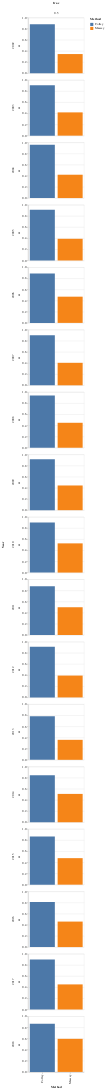

Notebook source saved alongside this figure:
### Code cell
import altair as alt

alt.Chart(ws).mark_bar().encode(
    x='Method',
    y='w',
    color='Method'#,
    #column='Year:N'
).properties(
    width=180,
    height=180
).facet(row='Year:N',column='frac')

### Figure 1 — Vega-Lite specification as saved in the notebook (floating-point values rounded to 4 significant figures)
{"config": {"view": {"continuousWidth": 400, "continuousHeight": 300}}, "data": {"name": "data-5eaf20d91d829ebbe812f1f99976f4a3"}, "facet": {"column": {"type": "quantitative", "field": "frac"}, "row": {"type": "nominal", "field": "Year"}}, "spec": {"mark": "bar", "encoding": {"color": {"type": "nominal", "field": "Method"}, "x": {"type": "nominal", "field": "Method"}, "y": {"type": "quantitative", "field": "w"}}, "height": 180, "width": 180}, "$schema": "https://vega.github.io/schema/vega-lite/v4.8.1.json", "datasets": {"data-5eaf20d91d829ebbe812f1f99976f4a3": [{"frac": 0.5, "w": 0.8797, "Method": "Colley", "Year": "2002"}, {"frac": 0.5, "w": 0.3448, "Method": "Massey", "Year": "2002"}, {"frac": 0.5, "w": 0.904, "Method": "Colley", "Year": "2003"}, {"frac": 0.5, "w": 0.4183, "Method": "Massey", "Year": "2003"}, {"frac": 0.5, "w": 0.9566, "Method": "Colley", "Year": "2004"}, {"frac": 0.5, "w": 0.4198, "Method": "Massey", "Year": "2004"}, {"frac": 0.5, "w": 0.9127, "Method": "Colley", "Year": "2005"}, {"frac": 0.5, "w": 0.3903, "Method": "Massey", "Year": "2005"}, {"frac": 0.5, "w": 0.8864, "Method": "Colley", "Year": "2006"}, {"frac": 0.5, "w": 0.4716, "Method": "Massey", "Year": "2006"}, {"frac": 0.5, "w": 0.9008, "Method": "Colley", "Year": "2007"}, {"frac": 0.5, "w": 0.4048, "Method": "Massey", "Year": "2007"}, {"frac": 0.5, "w": 0.9396, "Method": "Colley", "Year": "2008"}, {"frac": 0.5, "w": 0.4488, "Method": "Massey", "Year": "2008"}, {"frac": 0.5, "w": 0.9141, "Method": "Colley", "Year": "2009"}, {"frac": 0.5, "w": 0.4438, "Method": "Massey", "Year": "2009"}, {"frac": 0.5, "w": 0.9011, "Method": "Colley", "Year": "2010"}, {"frac": 0.5, "w": 0.5251, "Method": "Massey", "Year": "2010"}, {"frac": 0.5, "w": 0.8766, "Method": "Colley", "Year": "2011"}, {"frac": 0.5, "w": 0.499, "Method": "Massey", "Year": "2011"}, {"frac": 0.5, "w": 0.9124, "Method": "Colley", "Year": "2012"}, {"frac": 0.5, "w": 0.3928, "Method": "Massey", "Year": "2012"}, {"frac": 0.5, "w": 0.7838, "Method": "Colley", "Year": "2013"}, {"frac": 0.5, "w": 0.3596, "Method": "Massey", "Year": "2013"}, {"frac": 0.5, "w": 0.8444, "Method": "Colley", "Year": "2014"}, {"frac": 0.5, "w": 0.5096, "Method": "Massey", "Year": "2014"}, {"frac": 0.5, "w": 0.8642, "Method": "Colley", "Year": "2015"}, {"frac": 0.5, "w": 0.4766, "Method": "Massey", "Year": "2015"}, {"frac": 0.5, "w": 0.8123, "Method": "Colley", "Year": "2016"}, {"frac": 0.5, "w": 0.4586, "Method": "Massey", "Year": "2016"}, {"frac": 0.5, "w": 0.8982, "Method": "Colley", "Year": "2017"}, {"frac": 0.5, "w": 0.4512, "Method": "Massey", "Year": "2017"}, {"frac": 0.5, "w": 0.8639, "Method": "Colley", "Year": "2018"}, {"frac": 0.5, "w": 0.5951, "Method": "Massey", "Year": "2018"}]}}
